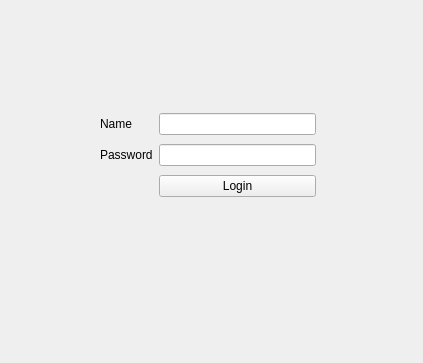
<?xml version="1.0" encoding="UTF-8"?>
<ui version="4.0">
 <class>LoginForm</class>
 <widget class="QWidget" name="LoginForm">
  <property name="geometry">
   <rect>
    <x>0</x>
    <y>0</y>
    <width>423</width>
    <height>363</height>
   </rect>
  </property>
  <property name="windowTitle">
   <string>Form</string>
  </property>
  <widget class="QWidget" name="">
   <property name="geometry">
    <rect>
     <x>100</x>
     <y>110</y>
     <width>216</width>
     <height>92</height>
    </rect>
   </property>
   <layout class="QGridLayout" name="gridLayout">
    <item row="0" column="0">
     <widget class="QLabel" name="label">
      <property name="text">
       <string>Name</string>
      </property>
     </widget>
    </item>
    <item row="0" column="1">
     <widget class="QLineEdit" name="lineEdit"/>
    </item>
    <item row="1" column="0">
     <widget class="QLabel" name="label_2">
      <property name="text">
       <string>Password</string>
      </property>
     </widget>
    </item>
    <item row="1" column="1">
     <widget class="QLineEdit" name="lineEdit_2"/>
    </item>
    <item row="2" column="1">
     <widget class="QPushButton" name="pushButton">
      <property name="text">
       <string>Login</string>
      </property>
     </widget>
    </item>
   </layout>
  </widget>
 </widget>
 <resources/>
 <connections/>
</ui>
